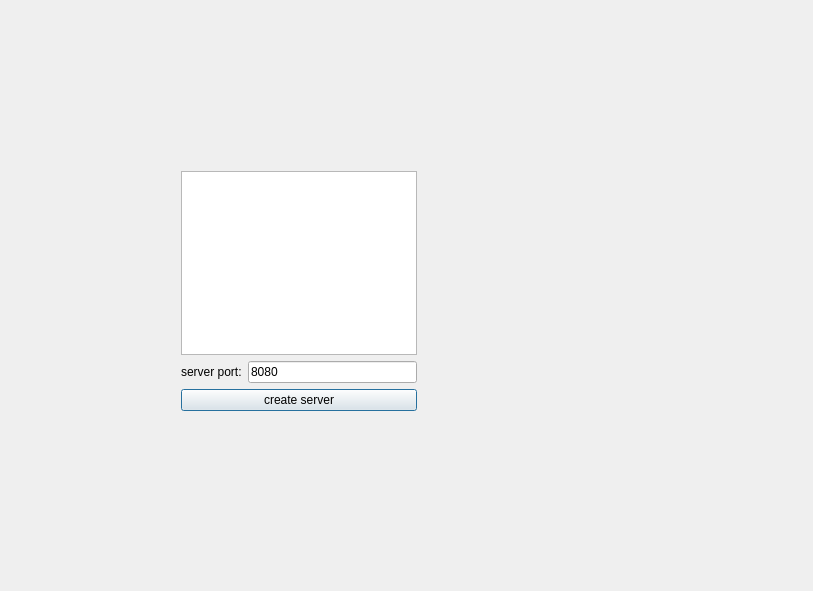
<?xml version="1.0" encoding="UTF-8"?>
<ui version="4.0">
 <class>SreverDialog</class>
 <widget class="QDialog" name="SreverDialog">
  <property name="geometry">
   <rect>
    <x>0</x>
    <y>0</y>
    <width>813</width>
    <height>591</height>
   </rect>
  </property>
  <property name="windowTitle">
   <string>SreverDialog</string>
  </property>
  <widget class="QWidget" name="">
   <property name="geometry">
    <rect>
     <x>170</x>
     <y>160</y>
     <width>258</width>
     <height>262</height>
    </rect>
   </property>
   <layout class="QVBoxLayout" name="verticalLayout">
    <item>
     <widget class="QListWidget" name="listWidget"/>
    </item>
    <item>
     <layout class="QHBoxLayout" name="horizontalLayout">
      <item>
       <widget class="QLabel" name="label">
        <property name="text">
         <string>server port:</string>
        </property>
       </widget>
      </item>
      <item>
       <widget class="QLineEdit" name="lineEdit">
        <property name="text">
         <string>8080</string>
        </property>
       </widget>
      </item>
     </layout>
    </item>
    <item>
     <widget class="QPushButton" name="pushButton">
      <property name="text">
       <string>create server</string>
      </property>
     </widget>
    </item>
   </layout>
  </widget>
 </widget>
 <layoutdefault spacing="6" margin="11"/>
 <resources/>
 <connections/>
</ui>
